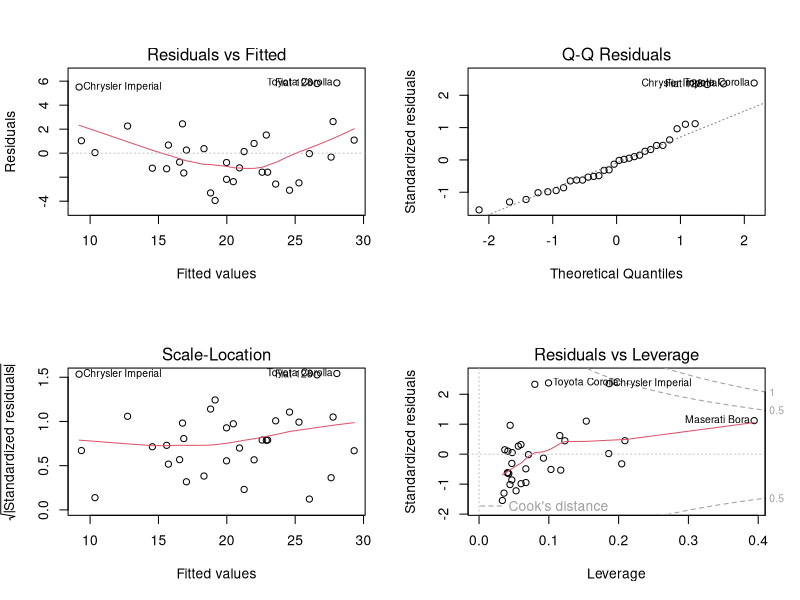
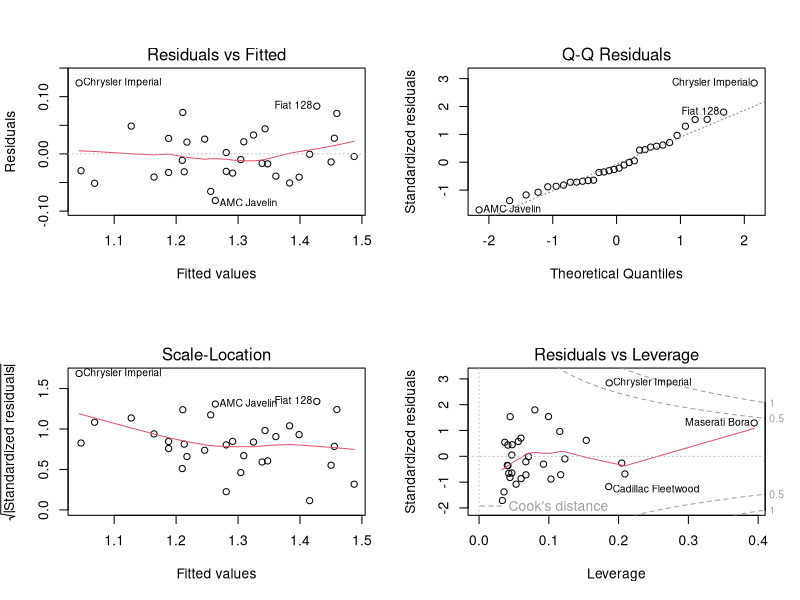

These figures' R source, in order:
assumption_check <- function(data, model, alpha = 0.05) {
  
  # Required packages:
  # install.packages(c("car", "lmtest"))
  library(car)      # for VIF, ncvTest
  library(lmtest)   # for bptest, dwtest
  
  # Extract basic elements
  residuals <- resid(model)
  fitted_values <- fitted(model)
  model_df <- df.residual(model)    # degrees of freedom of residuals
  
  cat("=================================\n")
  cat("   1. MODEL SUMMARY (Descriptive)\n")
  cat("=================================\n\n")
  
  # 1a. Print the model call and summary
  cat("Call:\n")
  print(model$call)
  cat("\nSummary of the model:\n")
  print(summary(model))
  
  # 1b. Residuals descriptive statistics
  cat("\nResiduals Descriptive Statistics:\n")
  print(summary(residuals))
  cat("Standard Deviation of Residuals:", sd(residuals), "\n\n")
  
  cat("=================================\n")
  cat("   2. MULTICOLLINEARITY (VIF)\n")
  cat("=================================\n\n")
  
  # 2. Check for multicollinearity using Variance Inflation Factor
  #    Note: VIFs > 5 or 10 can indicate problematic multicollinearity.
  if (length(coef(model)) > 2) {
    vif_values <- vif(model)
    print(vif_values)
  } else {
    cat("Model has only 1 predictor (besides intercept). VIF not applicable.\n")
  }
  
  cat("\n=================================\n")
  cat("   3. RESIDUAL vs. FITTED (Linearity, Homoscedasticity)\n")
  cat("=================================\n\n")
  
  # 3. Plot residuals vs fitted values
  #    Ideally, we want no clear pattern (random scatter).
  op <- par(mfrow = c(2, 2))  # Display 4 standard diagnostic plots
  plot(model)                 # Base R's built-in diagnostic plots
  par(op)
  
  cat("Plots produced:\n")
  cat(" - Residuals vs Fitted\n")
  cat(" - Normal Q-Q\n")
  cat(" - Scale-Location\n")
  cat(" - Residuals vs Leverage\n\n")
  cat("Check these plots visually for violations of assumptions.\n\n")
  
  cat("=================================\n")
  cat("   4. NORMALITY OF RESIDUALS\n")
  cat("=================================\n\n")
  
  # 4. Statistical test for normality: Shapiro-Wilk test
  #    Null hypothesis: residuals are normally distributed.
  if (model_df < 3) {
    cat("Shapiro-Wilk test not valid for n < 3.\n")
  } else {
    shapiro_test <- shapiro.test(residuals)
    print(shapiro_test)
    if (shapiro_test$p.value < alpha) {
      cat("=> The residuals do NOT appear normal (reject H0 at alpha =", alpha, ")\n\n")
    } else {
      cat("=> The residuals appear normal (fail to reject H0 at alpha =", alpha, ")\n\n")
    }
  }
  
  cat("=================================\n")
  cat("   5. HOMOSCEDASTICITY (Constant Variance)\n")
  cat("=================================\n\n")
  
  # 5a. Breusch-Pagan test (lmtest package)
  #     Null hypothesis: homoscedasticity (constant variance).
  bp_test <- bptest(model)
  print(bp_test)
  if (bp_test$p.value < alpha) {
    cat("=> Heteroscedasticity detected (reject H0 at alpha =", alpha, ")\n\n")
  } else {
    cat("=> No strong evidence of heteroscedasticity (fail to reject H0)\n\n")
  }
  
  # 5b. Alternatively, ncvTest from car package
  #     Null hypothesis: error variance is constant.
  ncv_test <- ncvTest(model)
  print(ncv_test)
  if (ncv_test$p < alpha) {
    cat("=> Heteroscedasticity detected (reject H0 at alpha =", alpha, ")\n\n")
  } else {
    cat("=> No strong evidence of heteroscedasticity (fail to reject H0)\n\n")
  }
  
  cat("=================================\n")
  cat("   6. AUTOCORRELATION OF ERRORS\n")
  cat("=================================\n\n")
  
  # 6. Durbin-Watson test (lmtest package)
  #    Null hypothesis: no autocorrelation.
  dw_test <- dwtest(model)
  print(dw_test)
  if (dw_test$p.value < alpha) {
    cat("=> Autocorrelation in residuals (reject H0 at alpha =", alpha, ")\n\n")
  } else {
    cat("=> No significant autocorrelation (fail to reject H0)\n\n")
  }
  
  cat("========================================\n")
  cat("   ASSUMPTION CHECK COMPLETE\n")
  cat("========================================\n\n")
  
  # Return a list of test results for further inspection if needed
  invisible(list(
    shapiro_test = if (model_df >= 3) shapiro_test else NA,
    bp_test      = bp_test,
    ncv_test     = ncv_test,
    dw_test      = dw_test,
    vif_values   = if (length(coef(model)) > 2) vif_values else NULL
  ))
}

### notes
# For linearity and homoscedasticity, visual inspection of the Residuals vs Fitted and Scale-Location plots is critical.
# For normality of residuals in large samples, minor deviations are often not a big problem due to the Central Limit Theorem.
# For autocorrelation, the Durbin-Watson test is straightforward for typical regression data; 
# for time series or panel data, more specialized methods might be needed.
# For multicollinearity, if your model has more than one predictor, check the reported VIF values. (VIF > 5 or 10 is often considered a problem.)
# If any assumption is violated, consider using robust standard errors, transformations,
# additional predictors, or alternative modeling approaches as appropriate.


#### Example 
data(mtcars)

# Fit a simple linear model
mod <- lm(mpg ~ wt + hp, data = mtcars)
assumption_check(mtcars, mod)


modlog = lm(log10(mpg) ~ wt + hp, data = mtcars)
assumption_check(mtcards, modlog)
